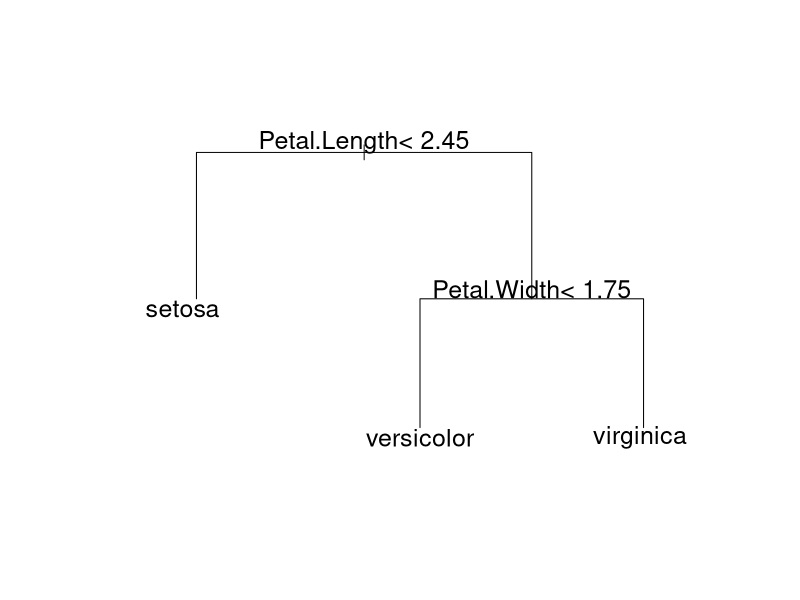

This chart was generated by the following R code:

# 상관분석
## 인과관계 없다.
cor(iris[,1:4])

# 회귀분석의 가정

# 데이터 마이닝
## 회귀분석
## 분류분석
data(mtcars)
str(mtcars)
model1<-lm(mpg~cyl, data=mtcars) # 단순선형
model2<-lm(mpg~cyl+qsec, data=mtcars) # 다중선형
modelall <- lm(mpg~., data=mtcars)

## 단순 선형 회귀 분석, 다중 선형 회귀 분석, 곡선 회귀
## y = ax1 + ax2 + ax3**2

### 변수 선택법
## 후진 제거법
## 전진 선택법
## 단계적 회귀법(stepwise regression)

step(modelall, direction ='backward')
step(modelall, direction ='forward')
step(modelall, direction = 'both')

### 분류
## 로지스틱 회귀 0/1
## 다항 로지스틱 
## 서수 로지스틱 회귀 - 2개 이상의 순서가 있는 범주 예측

## 의사결정트리
## caret - 다양한 classification 모아둔 패키지
## caret - 중요도 산출 (varImp)

library(rpart)
(m <-rpart(Species~., data=iris))
plot(m, compress=TRUE, margin=.2)
text(m, cex=1.5)

### 엔트로피, 분류오류율, 지니계수로 나눠준다.